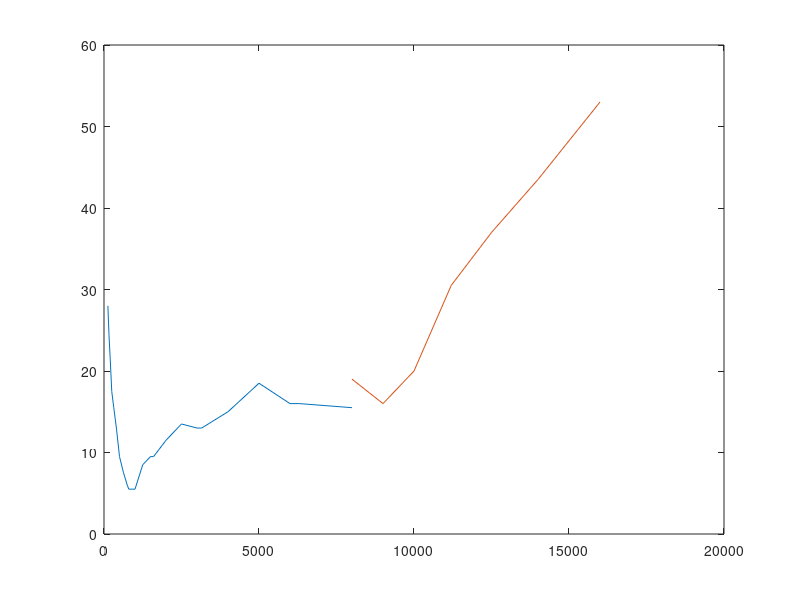

MATLAB code to generate this figure:
function dBSPL = getdBHLinSPL_inserts
% BS EN ISO 389-2:1997


% Occluded-ear simulator (IEC 711)

RETSPL_125_8000Hz = [28.0, 24.5 21.5, 17.5, 15.5, 13.0, 9.5, 7.5, 6.0, 5.5, 5.5, 8.5, 9.5, 9.5, 11.5, 13.5, 13.0, 13.0, 15.0, 18.5, 16.0, 16.0, 15.5];

f_hz_measured_125_8000Hz = [125, 160, 200, 250, 315, 400, 500, 630, 750, 800, 1000, 1250, 1500, 1600, 2000, 2500, 3000, 3150, 4000, 5000, 6000, 6300, 8000];

% Acoustics - Reference zero for the calibration of audiometric equipment - Part 5: Reference equivalent threshold sound
% pressure levels for pure tones in the frequency range 8 kHz to 16 kHz (ISO 389-5:2006)
% Etymotic Research ER-2b,c  
% Ear simulator: IEC 60711e 
% Adapter: ISO 389-2:1994

f_hz_measured_8000_16000Hz =[8000, 9000, 10000, 11200, 12500, 14000, 16000];

RETSPL_8000_1600Hz = [19, 16, 20, 30.5, 37, 43.5, 53];

figure
plot(f_hz_measured_125_8000Hz,RETSPL_125_8000Hz)
hold on
plot(f_hz_measured_8000_16000Hz,RETSPL_8000_1600Hz)
